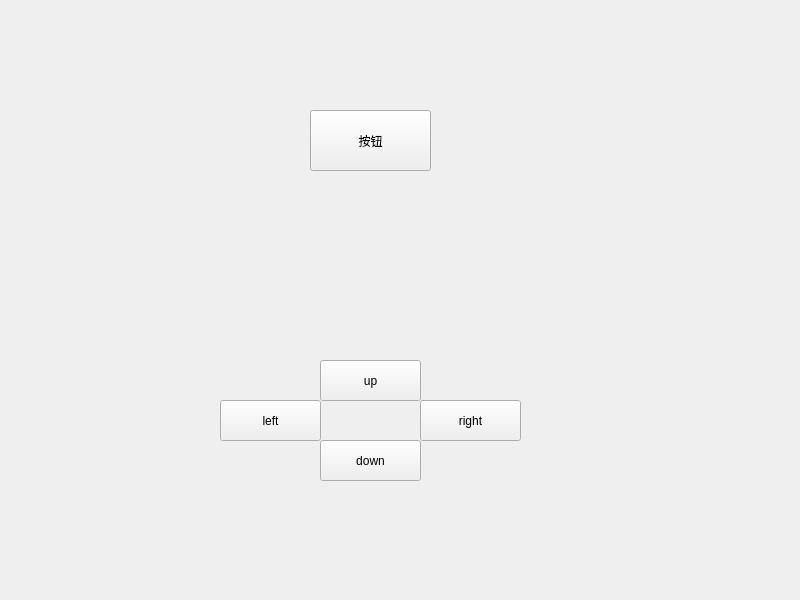
<?xml version="1.0" encoding="UTF-8"?>
<ui version="4.0">
 <class>Widget</class>
 <widget class="QWidget" name="Widget">
  <property name="geometry">
   <rect>
    <x>0</x>
    <y>0</y>
    <width>800</width>
    <height>600</height>
   </rect>
  </property>
  <property name="windowTitle">
   <string>Widget</string>
  </property>
  <widget class="QPushButton" name="pushButton_target">
   <property name="geometry">
    <rect>
     <x>310</x>
     <y>110</y>
     <width>121</width>
     <height>61</height>
    </rect>
   </property>
   <property name="text">
    <string>按钮</string>
   </property>
  </widget>
  <widget class="QPushButton" name="right">
   <property name="geometry">
    <rect>
     <x>420</x>
     <y>400</y>
     <width>101</width>
     <height>41</height>
    </rect>
   </property>
   <property name="text">
    <string>right</string>
   </property>
  </widget>
  <widget class="QPushButton" name="left">
   <property name="geometry">
    <rect>
     <x>220</x>
     <y>400</y>
     <width>101</width>
     <height>41</height>
    </rect>
   </property>
   <property name="text">
    <string>left</string>
   </property>
  </widget>
  <widget class="QPushButton" name="down">
   <property name="geometry">
    <rect>
     <x>320</x>
     <y>440</y>
     <width>101</width>
     <height>41</height>
    </rect>
   </property>
   <property name="text">
    <string>down</string>
   </property>
  </widget>
  <widget class="QPushButton" name="up">
   <property name="geometry">
    <rect>
     <x>320</x>
     <y>360</y>
     <width>101</width>
     <height>41</height>
    </rect>
   </property>
   <property name="text">
    <string>up</string>
   </property>
  </widget>
 </widget>
 <resources/>
 <connections/>
</ui>
